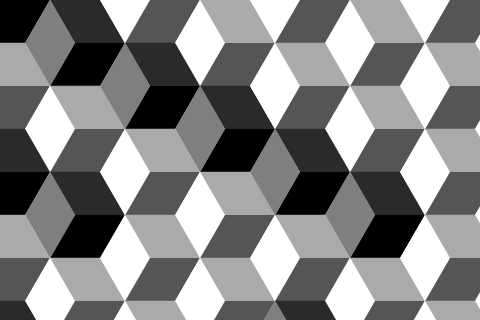
Frame 1 (no input)
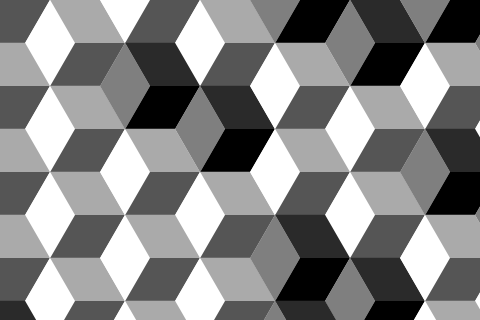
Frame 60 (the mouse pressed at the canvas centre just before this capture)
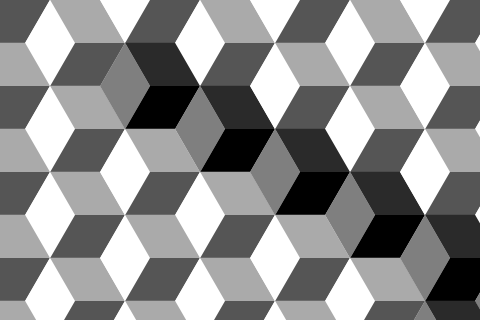
Frame 120 (the mouse held since frame 60 and released just before this capture)

The Processing sketch that drew these frames (run headless with seeded random() and noise(); from frame 60 on, the mouse is pressed at the canvas centre):

// Processing sketch: processing_59673
// ── processing_59673.pde

//code for the polygon shape: http://processing.org/learning/anatomy/
//inspired by http://www.flickr.com/photos/50ftw/6957793396/in/photostream
//a creation by 50ftw 

void setup (){
  size(480, 320);
  smooth();
  noStroke();
  frameRate(5);
}
  
void draw(){
  background(255);
  for (float cx=0;cx<=600;cx+=150){ //to draw along width
    for (float cy=0;cy<=450;cy+=86){ //to draw along height
      int r=50; // radius
      int f=255/int(random(1,3)); //to fill with gray scales
      mosaico (cx,cy, f,r);
      mosaico (cx+75,cy+43, f,r);
    }
  }
}

void mosaico (float cx, float cy, int f, int r){
  for (int angle=120; angle<480;angle+=120){ //it's a hexagon based shape, that's why I need and 60 angle
    beginShape();
    vertex(cx,cy);
    fill(f);
    for (int i = 0; i <= 120; i+=60){
      float anglei=angle+i;
      float vx=cx + r*cos(radians(anglei));
      float vy= cy + r * sin(radians(anglei));
      vertex(vx,vy);
    }
    endShape(CLOSE);
  f-=255/3; //to vary the scale of gray  
  if (f<0){f=0;}
  }
}
